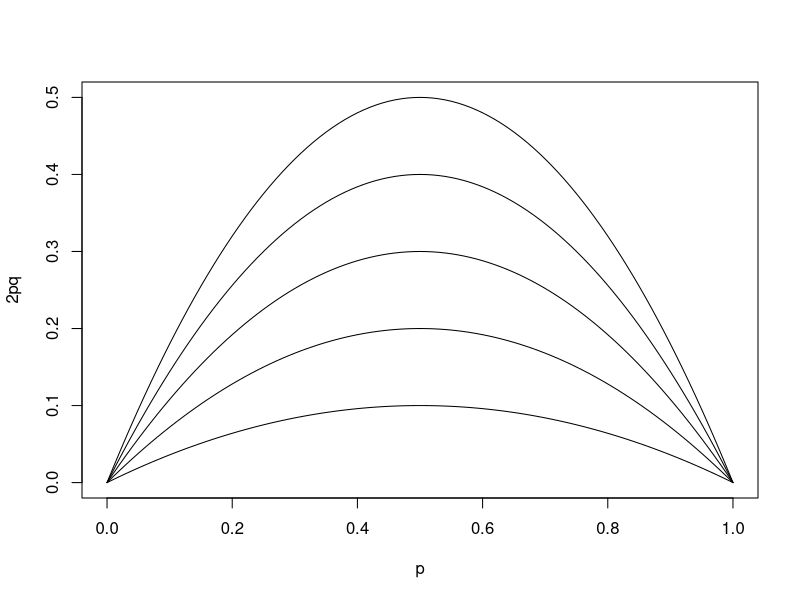

The R source for this figure:
p <- seq(0,1,by=0.01)
q <- 1-p;
plot (p, 2*p*q, xlab="p", ylab="2pq", type="l")
F <- 0
ntimes <- 0.8/0.2

 for(i in 1:ntimes){

   F <- F + 0.2
   lines(p, (2*p*q)*F, type="l")
 }